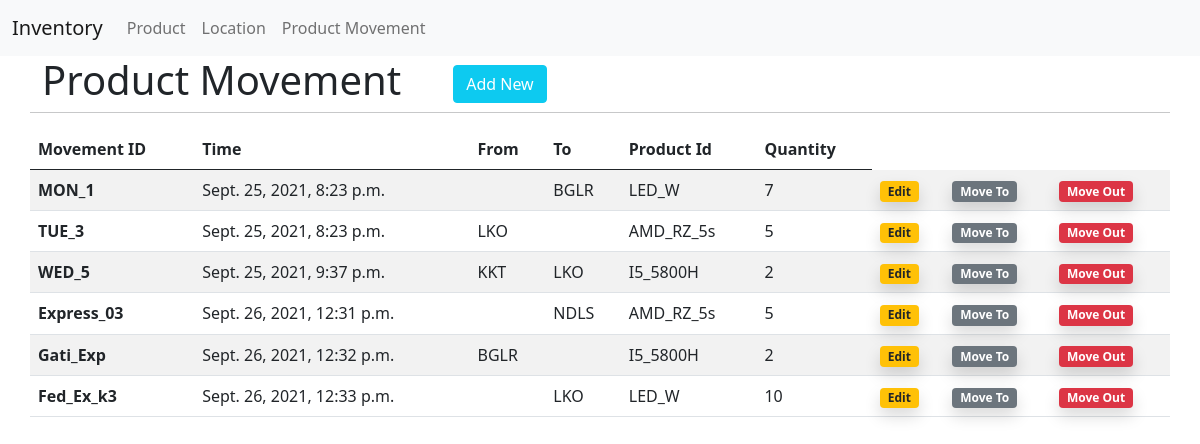
The app's page /movement with its own data.
### app/models.py (models this page shows, shortened)
class ProductMovement(models.Model):
    movement_id = models.CharField(max_length=20,primary_key=True)
    timestamp = models.DateTimeField(default=datetime.now)
    from_location = models.ForeignKey(Location,related_name='from_location_id', on_delete=models.CASCADE,blank=True,null=True, default=None)
    to_location = models.ForeignKey(Location,related_name='to_location_id', on_delete=models.CASCADE,blank=True,null=True, default=None)
    product_id = models.ForeignKey(Product,on_delete=models.CASCADE, default=None)
    qty = models.PositiveIntegerField(default=0)

class Location(models.Model):
    location_id = models.CharField(max_length=10)
    def __str__(self):
        return self.location_id

class Product(models.Model):
    product_id = models.CharField(max_length=10)
    def __str__(self):
        return self.product_id

### app/views.py (the view)
# urls.py: path('movement',views.MovementView.as_view(),name='movement_list_view'),
class MovementView(ListView):
    template_name = 'movement.html'
    model = ProductMovement
    context_object_name = 'movements'

### templates/movement.html (shortened to what this page needs)
{% extends 'base.html' %}
{% load static %}
{% block content %}
<div class="container">
    <div class="row justify-content-center">
        <h1 class="fw-light">Product Movement &nbsp; &nbsp; <a class="btn btn-info text-white" href="{% url 'movement_create_view' %}">Add New</a></h1>
        <hr>
        <table class="table table-striped">
            <thead>
              <tr>
                <th scope="col">Movement ID</th>
                <th scope="col">Time</th>
                <th scope="col">From</th>
                <th scope="col">To</th>
                <th scope="col">Product Id</th>
                <th scope="col">Quantity</th>
              </tr>
            </thead>
            <tbody>
                {% if movements %}
                {% for move in movements %}
                <tr>
                    <th scope="row">{{move.movement_id}}</th>
                    <td>{{move.timestamp}}</td>
                    <td>{% if move.from_location == None %}{% else %} {{move.from_location}} {% endif %}</td>
                    <td>{% if move.to_location == None %}{% else %} {{move.to_location}} {% endif %}</td>
                    <td>{{move.product_id}}</td>
                    <td>{{move.qty}}</td>
                    <td><a href="{% url 'movement_update_view' move.pk %}" class="badge bg-warning shadow rounded text-dark nav-link">Edit</a> </td>
                    <td><a href="{% url 'movement_to_view' move.pk %}" class="badge bg-secondary shadow rounded nav-link">Move To</a> </td>
                    <td><a href="{% url 'movement_out_view' move.pk %}" class="badge bg-danger shadow rounded nav-link">Move Out</a> </td>
                  </tr>
                {% endfor %}
                {% endif %}
            </tbody>
          </table>
    </div>
</div>
{% endblock content %}

### templates/base.html (shortened to what this page needs)
{% load static %}
<!DOCTYPE html>
<html lang="en">
<head>
    <link href="https://cdn.jsdelivr.net/npm/bootstrap@5.0.2/dist/css/bootstrap.min.css" rel="stylesheet">
</head>
<body>
    <nav class="navbar navbar-expand-lg navbar-light bg-light">
        <div class="container-fluid">
          <a class="navbar-brand" href="{% url 'report_list_view' %}">Inventory</a>
          <div class="collapse navbar-collapse" id="navbarSupportedContent">
            <ul class="navbar-nav me-auto mb-2 mb-lg-0">
              <li class="nav-item">
                <a class="nav-link" href="{% url 'product_list_view' %}">Product</a>
              </li>
              <li class="nav-item">
                <a class="nav-link" href="{% url 'location_list_view' %}">Location</a>
              </li>
              <li class="nav-item">
                <a class="nav-link" href="{% url 'movement_list_view' %}">Product Movement</a>
              </li>
            </ul>
          </div>
        </div>
      </nav>
    {% block content %}
    {% endblock content %}
</body>
</html>

### records on screen
ProductMovement: movement_id "MON_1", timestamp "Sept. 25, 2021, 8:23 p.m.", to_location "BGLR", product_id "LED_W", qty "7"
ProductMovement: movement_id "TUE_3", timestamp "Sept. 25, 2021, 8:23 p.m.", from_location "LKO", product_id "AMD_RZ_5s", qty "5"
ProductMovement: movement_id "WED_5", timestamp "Sept. 25, 2021, 9:37 p.m.", from_location "KKT", to_location "LKO", product_id "I5_5800H", qty "2"
ProductMovement: movement_id "Express_03", timestamp "Sept. 26, 2021, 12:31 p.m.", to_location "NDLS", product_id "AMD_RZ_5s", qty "5"
ProductMovement: movement_id "Gati_Exp", timestamp "Sept. 26, 2021, 12:32 p.m.", from_location "BGLR", product_id "I5_5800H", qty "2"
ProductMovement: movement_id "Fed_Ex_k3", timestamp "Sept. 26, 2021, 12:33 p.m.", to_location "LKO", product_id "LED_W", qty "10"
